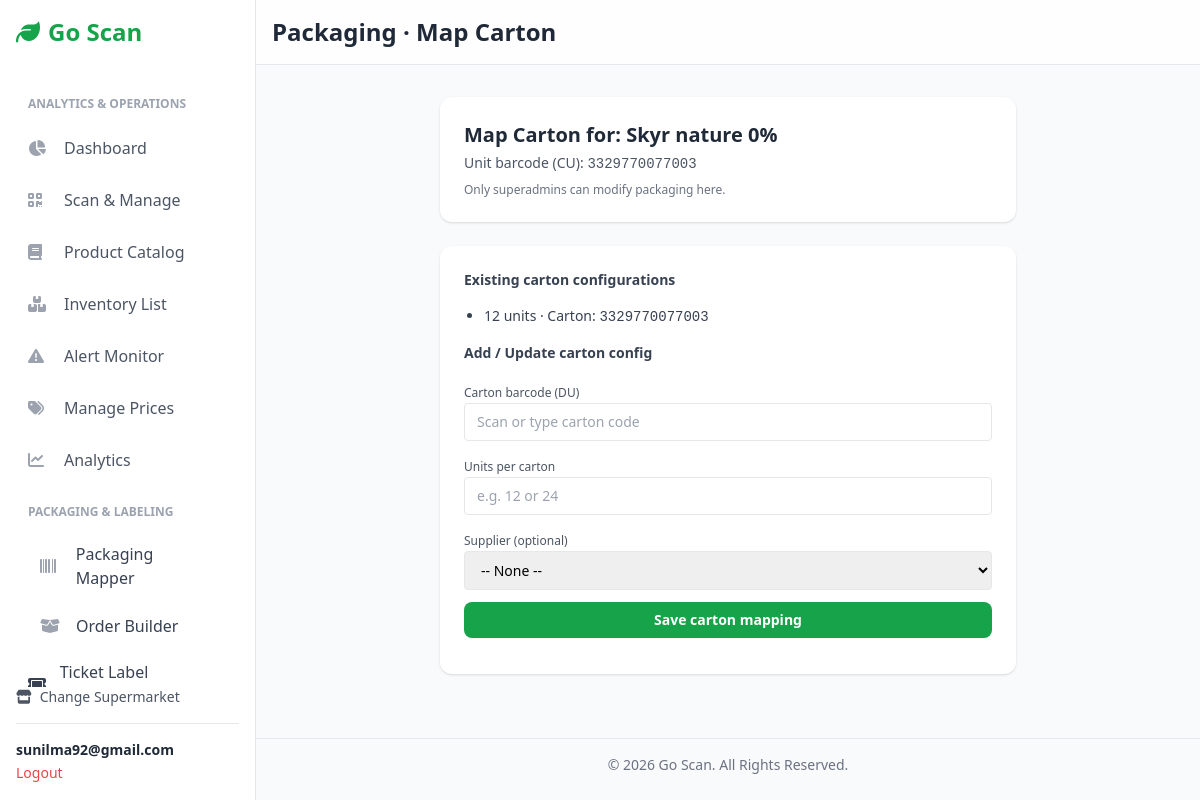
/packaging/1/scan/carton/3329770077003/ (signed in), run on the app's committed database.
### users/models.py (models this page shows, shortened)
class Account(AbstractBaseUser):
    first_name = models.CharField(max_length=50)
    last_name = models.CharField(max_length=50)
    username = models.CharField(max_length=50, unique=True)
    email = models.EmailField(max_length=100, unique=True)
    phone_number = models.CharField(max_length=50, blank=True)
    date_joined = models.DateTimeField(auto_now_add=True)
    last_login = models.DateTimeField(auto_now=True)
    is_admin = models.BooleanField(default=False)
    is_staff = models.BooleanField(default=False)
    is_active = models.BooleanField(default=True)  # <-- Changed to True
    is_superuser = models.BooleanField(default=False)
    USERNAME_FIELD = 'username'
    REQUIRED_FIELDS = ['email', 'first_name', 'last_name']
    objects = MyAccountManager()

### Inventory/models.py (models this page shows, shortened)
class Product(models.Model):
    barcode = models.CharField(max_length=100, unique=True, primary_key=True)
    name = models.CharField(max_length=255)
    brand = models.CharField(max_length=150, blank=True, null=True)
    image_url = models.URLField(max_length=500, blank=True, null=True, help_text="Scraped image URL")
    cover_image = models.ImageField(
        upload_to='product_images/',
        blank=True, null=True,
        help_text="Upload an attractive image to override the scraped URL."
    )
    description = models.TextField(blank=True, null=True)
    quantity = models.CharField(max_length=100, blank=True, null=True)
    nutriscore_grade = models.CharField(max_length=1, blank=True, null=True)
    category = models.ForeignKey(Category, on_delete=models.SET_NULL, null=True, blank=True, related_name='products')
    suppliers = models.ManyToManyField(Supplier, blank=True, related_name='products')
    last_scraped = models.DateTimeField(null=True, blank=True)

### order/models.py (models this page shows, shortened)
class ProductPackaging(models.Model):
    product = models.ForeignKey(
        Product,
        on_delete=models.CASCADE,
        related_name="packaging_options",
    )
    unit_barcode = models.CharField(
        max_length=50,
        help_text="Consumer Unit (CU) barcode — usually same as Product.barcode",
    )
    carton_barcode = models.CharField(
        max_length=50,
        help_text="Distribution Unit (DU) barcode — GTIN-14 / Code128 / internal",
    )
    units_per_carton = models.PositiveIntegerField(
        help_text="How many units in one carton (DU).",
    )
    supplier = models.ForeignKey(
        Supplier,
        on_delete=models.SET_NULL,
        null=True,
        blank=True,
        help_text="Optional default supplier for this pack size.",
    )
    is_active = models.BooleanField(default=True)
    created_at = models.DateTimeField(auto_now_add=True)
    class Meta:
        unique_together = ("product", "unit_barcode", "carton_barcode")
        verbose_name = "Product Packaging"
        verbose_name_plural = "Product Packaging"

### order/views.py (the view)
@login_required(login_url='account_login')
@user_passes_test(is_superadmin)
def scan_carton_view(request, supermarket_id, unit_barcode):
    supermarket = get_object_or_404(Supermarket, pk=supermarket_id)
    product = get_object_or_404(Product, barcode=unit_barcode)
    existing_packs = ProductPackaging.objects.filter(
        product=product, unit_barcode=unit_barcode
    )
    return render(request, "packaging/scan_carton.html", {
        "supermarket": supermarket,
        "product": product,
        "unit_barcode": unit_barcode,
        "existing_packs": existing_packs,
    })

### order/views.py (called while the page is built)
def is_superadmin(user):
    return user.is_superuser or getattr(user, "is_superadmin", False)

### templates/packaging/scan_carton.html (shortened to what this page needs)
{% extends "inventory/base.html" %}
{% block header %}Packaging · Map Carton{% endblock %}
{% block content %}
<div class="max-w-xl mx-auto space-y-6">
    <div class="bg-white rounded-xl shadow p-6">
        <h2 class="text-xl font-bold text-gray-800 mb-1">
            Map Carton for: {{ product.name }}
        </h2>
        <p class="text-sm text-gray-600 mb-2">
            Unit barcode (CU): <span class="font-mono">{{ unit_barcode }}</span>
        </p>
        <p class="text-xs text-gray-500">
            Only superadmins can modify packaging here.
        </p>
    </div>
    <div class="bg-white rounded-xl shadow p-6 space-y-4">
        <h3 class="text-sm font-semibold text-gray-700 mb-2">Existing carton configurations</h3>
        {% if existing_packs %}
            <ul class="text-sm text-gray-700 list-disc pl-5 space-y-1 mb-4">
            {% for p in existing_packs %}
                <li>
                    {{ p.units_per_carton }} units · Carton: <span class="font-mono">{{ p.carton_barcode }}</span>
                </li>
            {% endfor %}
            </ul>
        {% else %}
            <p class="text-xs text-gray-500 mb-4">No carton configs yet for this CU.</p>
        {% endif %}
        <h3 class="text-sm font-semibold text-gray-700 mb-2">Add / Update carton config</h3>
        <form id="cartonForm" class="space-y-3">
            <div>
                <label class="text-xs font-medium text-gray-600">Carton barcode (DU)</label>
                <input type="text" name="carton_barcode" class="w-full border rounded px-3 py-2 text-sm"
                       placeholder="Scan or type carton code">
            </div>
            <div>
                <label class="text-xs font-medium text-gray-600">Units per carton</label>
                <input type="number" name="units_per_carton" min="1"
                       class="w-full border rounded px-3 py-2 text-sm" placeholder="e.g. 12 or 24">
            </div>
            <div>
                <label class="text-xs font-medium text-gray-600">Supplier (optional)</label>
                <select name="supplier_id" class="w-full border rounded px-3 py-2 text-sm">
                    <option value="">-- None --</option>
                </select>
            </div>
            <button type="submit"
                    class="w-full bg-green-600 hover:bg-green-700 text-white py-2 rounded-lg text-sm font-semibold">
                Save carton mapping
            </button>
        </form>
    </div>
</div>
{% endblock %}

### templates/inventory/base.html (shortened to what this page needs)
{% load static %}
<!DOCTYPE html>
<html lang="en">
<head>
    <script src="https://cdn.tailwindcss.com"></script>
    <link rel="stylesheet" href="https://cdnjs.cloudflare.com/ajax/libs/font-awesome/6.4.0/css/all.min.css">
</head>
<body class="bg-gray-50 font-sans">
    <aside id="sidebar" class="w-64 bg-white text-gray-800 p-4 border-r border-gray-200 fixed h-full flex flex-col z-30 md:translate-x-0">
        <div class="text-2xl font-bold text-green-600 mb-8 flex items-center">
            <i class="fas fa-leaf mr-2"></i>
            <span>Go Scan</span>
        </div>
        <nav class="space-y-1 flex-grow overflow-y-auto">
            {% if supermarket %}
                <p class="px-3 pt-4 pb-2 text-xs font-semibold text-gray-400 uppercase">Analytics & Operations</p>
                <a href="{% url 'inventory:supermarket_dashboard' supermarket.id %}" class="sidebar-link flex items-center p-3 rounded-lg text-gray-600 hover:bg-gray-200">
                    <i class="fas fa-chart-pie w-6 mr-3 text-gray-400"></i> Dashboard
                </a>
                <a href="{% url 'inventory:scan_item' supermarket.id %}" class="sidebar-link flex items-center p-3 rounded-lg text-gray-600 hover:bg-gray-200">
                    <i class="fas fa-qrcode w-6 mr-3 text-gray-400"></i> Scan & Manage
                </a>
                <a href="{% url 'inventory:product_list' supermarket.id %}" class="sidebar-link flex items-center p-3 rounded-lg text-gray-600 hover:bg-gray-200">
                    <i class="fas fa-book w-6 mr-3 text-gray-400"></i> Product Catalog
                </a>
                <a href="{% url 'inventory:inventory_list' supermarket.id %}" class="sidebar-link flex items-center p-3 rounded-lg text-gray-600 hover:bg-gray-200">
                    <i class="fas fa-boxes-stacked w-6 mr-3 text-gray-400"></i> Inventory List
                </a>
                <a href="{% url 'pricing:alert_monitor' supermarket.id %}" class="sidebar-link flex items-center p-3 rounded-lg text-gray-600 hover:bg-gray-200">
                    <i class="fas fa-triangle-exclamation w-6 mr-3 text-gray-400"></i> Alert Monitor
                </a>
                    <a href="{% url 'product_pricing:manage_product_prices' supermarket.id %}" class="sidebar-link flex items-center p-3 rounded-lg text-gray-600 hover:bg-gray-200">
                        <i class="fas fa-tags w-6 mr-3 text-gray-400"></i> Manage Prices
                    </a>
            <a href="{% url 'analytics:dashboard' supermarket.id %}"
   class="sidebar-link flex items-center p-3 rounded-lg text-gray-600 hover:bg-gray-200">
    <i class="fas fa-chart-line w-6 mr-3 text-gray-400"></i>
    <span>Analytics</span>
</a>
<p class="px-3 pt-4 pb-2 text-xs font-semibold text-gray-400 uppercase">
    Packaging & Labeling
</p>
<a href="{% url 'packaging:scan_unit' supermarket.id %}"
   class="sidebar-link flex items-center px-4 py-2.5 rounded-lg mx-2 text-gray-700 hover:bg-gray-100">
    <i class="fas fa-barcode w-6 mr-3 text-gray-400"></i>
    <span>Packaging Mapper</span>
</a>
<a href="{% url 'packaging:order_builder' supermarket.id %}"
   class="sidebar-link flex items-center px-4 py-2.5 rounded-lg mx-2 text-gray-700 hover:bg-gray-100">
    <i class="fas fa-box-open w-6 mr-3 text-gray-400"></i>
    <span>Order Builder</span>
</a>
            <a href="{% url 'ticket:ticket_list' supermarket.id %}"
           class="sidebar-link flex items-center gap-3 rounded-xl px-3 py-2 text-gray-700 hover:bg-gray-100">
            <i class="fas fa-ticket w-5"></i> Ticket Label Generator
        </a>
            {% endif %}
        </nav>
        <div class="mt-auto">
            <a href="{% url 'inventory:home' %}" class="text-sm text-gray-600 hover:text-green-600 flex items-center mb-4"><i class="fas fa-store mr-2"></i> Change Supermarket</a>
            {% if user.is_authenticated %}
            <div class="border-t pt-4">
                <p class="text-sm font-semibold truncate">{{ user.email }}</p>
                <a href="{% url 'account_logout' %}" class="text-sm text-red-500 hover:underline">Logout</a>
            </div>
            {% endif %}
        </div>
    </aside>
    <div class="flex-1 md:ml-64">
        <header class="bg-white/80 backdrop-blur-md sticky top-0 z-10 p-4 border-b border-gray-200 flex items-center justify-between">
            <h1 class="text-xl md:text-2xl font-bold text-gray-800">
                {% block header %}{% endblock %}
            </h1>
        </header>
        <main class="p-4 sm:p-6 md:p-8">
            {% block content %}{% endblock %}
        </main>
         <footer class="text-center p-4 text-sm text-gray-500 border-t mt-8">
            © {% now "Y" %} Go Scan. All Rights Reserved.
        </footer>
    </div>
</body>
</html>

### templates/inventory/base.html (style rules this page uses)
#sidebar { transition: transform 0.3s ease-in-out; }

### data on the page
Account: email "sunilma92@gmail.com"
Product: name "Skyr nature 0%"
ProductPackaging: units_per_carton "12", carton_barcode "3329770077003"

### other printed values
{{ unit_barcode }} "3329770077003"
